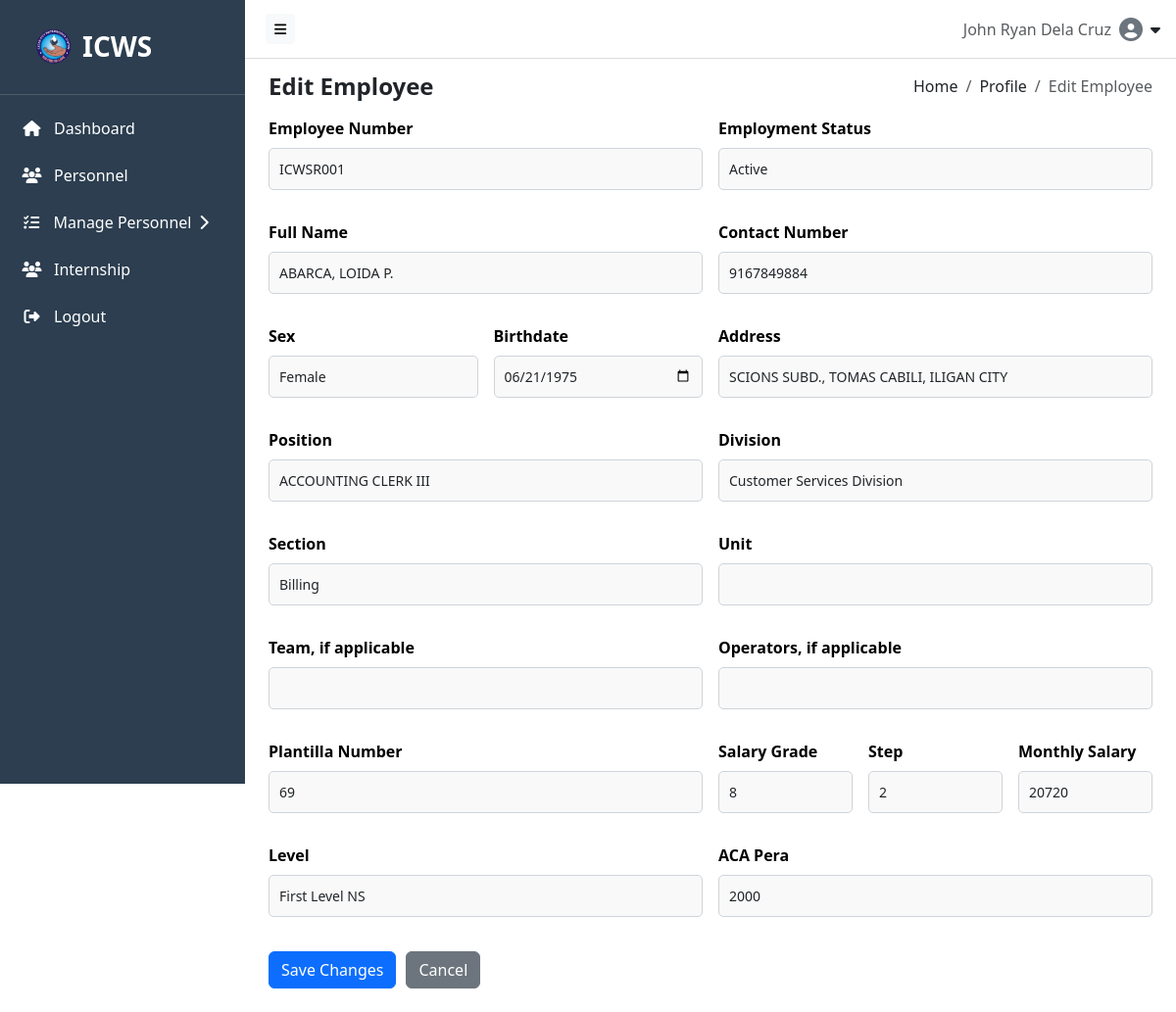
The app's page /src/components/edit_regular.php?Emp_No=ICWSR001 (signed in) with its own data.
### tables this page shows
CREATE TABLE `reg_emp` (
  `regEmp_id` int(5) NOT NULL,
  `personnel_id` int(5) DEFAULT NULL,
  `salary_id` int(5) DEFAULT NULL,
  `plantillaNo` int(5) DEFAULT NULL,
  `acaPera` float(10,2) DEFAULT NULL,
  `createdAt` timestamp NOT NULL DEFAULT current_timestamp(),
  `updatedAt` timestamp NOT NULL DEFAULT current_timestamp() ON UPDATE current_timestamp()
);

CREATE TABLE `personnel` (
  `personnel_id` int(5) NOT NULL,
  `Emp_No` varchar(100) NOT NULL,
  `emp_type` enum('Regular','Job Order','Contract') NOT NULL,
  `emp_status` enum('Active','Inactive') NOT NULL,
  `full_name` varchar(255) DEFAULT NULL,
  `position` varchar(255) DEFAULT NULL,
  `unit` varchar(100) NOT NULL,
  `section` varchar(100) NOT NULL,
  `team` varchar(255) NOT NULL,
  `operator` varchar(255) NOT NULL,
  `division` varchar(255) DEFAULT NULL,
  `contact_number` bigint(11) DEFAULT NULL,
  `sex` enum('Male','Female') DEFAULT NULL,
  `birthdate` date DEFAULT NULL,
  `address` varchar(255) DEFAULT NULL,
  `profile_picture` varchar(255) NOT NULL,
  `createdAt` timestamp NOT NULL DEFAULT current_timestamp() ON UPDATE current_timestamp(),
  `updatedAt` timestamp NOT NULL DEFAULT current_timestamp() ON UPDATE current_timestamp()
);

CREATE TABLE `salary` (
  `salary_id` int(5) NOT NULL,
  `personnel_id` int(5) DEFAULT NULL,
  `salaryGrade` bigint(20) DEFAULT NULL,
  `step` bigint(10) DEFAULT NULL,
  `level` varchar(255) DEFAULT NULL,
  `monthlySalary` float(10,2) NOT NULL,
  `createdAt` timestamp NOT NULL DEFAULT current_timestamp() ON UPDATE current_timestamp(),
  `updatedAt` timestamp NOT NULL DEFAULT current_timestamp() ON UPDATE current_timestamp()
);

### src/components/ideas/salary.php (called while the page is built, shortened)
<?php
enum Level: string {
    public static function getDescription(self $level): string {
        $descriptions = [
            self::FirstLevelNS->value => 'First Level NS',
            self::SecondLevelNS->value => 'Second Level NS',
            self::SecondLevelS->value => 'Second Level S',
            self::SecondLevelM->value => 'Second Level M',
            self::ThirdLevelCES->value => 'Third Level CES',
        ];
        return $descriptions[$level->value] ?? 'Unknown Level';
    }
}
function getLevelData(): array {
    return [
        1 => Level::getDescription(Level::FirstLevelNS),
        2 => Level::getDescription(Level::SecondLevelNS),
        3 => Level::getDescription(Level::SecondLevelS),
        4 => Level::getDescription(Level::SecondLevelM),
        5 => Level::getDescription(Level::ThirdLevelCES),
    ];
}
?>

### src/components/edit_regular.php (the view, shortened to what this page needs)
<?php
include_once __DIR__ . '/../../backend/db.php';
include_once __DIR__ . '/ideas/salary.php';
$jsLevelData = getLevelData();
$emp_no = $_GET['Emp_No'] ?? null;
$query = $conn->prepare("
    SELECT
        p.personnel_id, p.Emp_No, p.full_name, p.sex, p.birthdate, p.position, p.section, p.unit, p.team, p.operator, p.division, p.emp_status, p.contact_number, p.address, p.emp_status,
        r.plantillaNo, r.acaPera, r.salary_id,
        s.salaryGrade, s.step, s.monthlySalary, s.level
        FROM personnel p
    LEFT JOIN reg_emp r ON p.personnel_id = r.personnel_id
    LEFT JOIN salary s ON r.salary_id = s.salary_id
    WHERE p.Emp_No = ?
");
$query->bind_param("s", $emp_no);
if (!$query->execute()) {
    die("<div class='alert alert-danger'>Query execution failed: {$query->error}</div>");
}
$result = $query->get_result();
$employee = $result->fetch_assoc();
if (class_exists('Division')) {
  foreach (Division::cases() as $division) {
    $jsDivisionData[] = $division->value;
  }
} else {
  die("<div class='alert alert-danger'>Error: Division class not found in division.php.</div>");
}
?>
<!DOCTYPE html>
<html lang="en">
<head>
    <link rel="stylesheet" href="https://cdn.jsdelivr.net/npm/bootstrap@5.3.0/dist/css/bootstrap.min.css">
    <link rel="stylesheet" href="https://cdnjs.cloudflare.com/ajax/libs/font-awesome/6.4.0/css/all.min.css">
</head>
<body>
<?php include __DIR__ . '/../hero/navbar.php'; ?>
<?php include __DIR__ . '/../hero/sidebar.php'; ?>
<div class="content" id="content">
    <div class="d-flex justify-content-between align-items-center flex-wrap mb-3">
        <h4 class="mb-0" style="font-weight: bold;">Edit Employee</h4>
        <nav aria-label="breadcrumb">
            <ol class="breadcrumb mb-0">
                <li class="breadcrumb-item"><a class="breadcrumb-link" href="http://localhost/ICWS-Personnel-Profiling/src/hero/home.php">Home</a></li>
                <li class="breadcrumb-item"><a class="breadcrumb-link" href="http://localhost/ICWS-Personnel-Profiling/src/components/profile.php?Emp_No=<?php echo htmlspecialchars($emp_no); ?>">Profile</a></li>
                <li class="breadcrumb-item active" aria-current="page">Edit Employee</li>
            </ol>
        </nav>
    </div>
    <form method="POST">
        <div class="row g-3">
            <div class="col-md-6">
                <label for="Emp_No" class="form-label">Employee Number</label>
                <input type="text" class="form-control" id="Emp_No" name="Emp_No" value="<?php echo htmlspecialchars($employee['Emp_No']); ?>" required>
            </div>
            <div class="col-md-6">
                <label for="emp_status" class="form-label">Employment Status</label>
                <select class="form-control" id="emp_status" name="emp_status" required>
                    <option value="Active" <?php echo ($employee['emp_status'] === 'Active') ? 'selected' : ''; ?>>Active</option>
                </select>
            </div>
            <div class="col-md-6">
                <label for="full_name" class="form-label">Full Name</label>
                <input type="text" class="form-control" id="full_name" name="full_name" value="<?php echo htmlspecialchars($employee['full_name']); ?>" required>
            </div>
            <div class="col-md-6">
                <label for="contact_number" class="form-label">Contact Number</label>
                <input type="text" class="form-control" id="contact_number" name="contact_number" value="<?php echo htmlspecialchars($employee['contact_number']); ?>" maxlength="10">
            </div>
            <div class="col-md-3">
                <label for="sex" class="form-label">Sex</label>
                <select class="form-control" id="sex" name="sex" required>
                    <option value="Female" <?php echo ($employee['sex'] === 'Female') ? 'selected' : ''; ?>>Female</option>
                </select>
            </div>
            <div class="col-md-3">
                <label for="birthdate" class="form-label">Birthdate</label>
                <input type="date" class="form-control" id="birthdate" name="birthdate" value="<?php echo htmlspecialchars($employee['birthdate']); ?>">
            </div>
            <div class="col-md-6">
                <label for="address" class="form-label">Address</label>
                <input type="text" class="form-control" id="address" name="address" value="<?php echo htmlspecialchars($employee['address']); ?>">
            </div>
            <div class="col-md-6">
            <label for="position" class="form-label">Position</label>
              <input type="text" class="form-control" id="position" name="position" value="<?php echo htmlspecialchars($employee['position']); ?>">
            </div>
            <div class="col-md-6">
            <label for="division" class="form-label">Division</label>
              <select class="form-control" id="division" name="division">
              <?php
              foreach ($jsDivisionData as $division) {
                $selected = ($employee['division'] === $division) ? 'selected' : '';
                echo "<option value=\"{$division}\" $selected>{$division}</option>";
              }
              ?>
              </select>
            </div>
            <div class="col-md-6">
                <label for="section" class="form-label">Section</label>
                <input type="text" class="form-control" id="section" name="section" value="<?php echo htmlspecialchars($employee['section']); ?>">
            </div>
            <div class="col-md-6">
                <label for="unit" class="form-label">Unit</label>
                <input type="text" class="form-control" id="unit" name="unit" value="<?php echo htmlspecialchars($employee['unit']); ?>">
            </div>
            <div class="col-md-6">
                <label for="team" class="form-label">Team, if applicable</label>
                <input type="text" class="form-control" id="team" name="team" value="<?php echo htmlspecialchars($employee['team']); ?>">
            </div>
            <div class="col-md-6">
                <label for="operations" class="form-label">Operators, if applicable</label>
                <input type="text" class="form-control" id="operations" name="operations" value="<?php echo htmlspecialchars($employee['operator']); ?>">
            </div>
            <div class="col-md-6">
                <label for="plantillaNo" class="form-label">Plantilla Number</label>
                <input type="text" class="form-control" id="plantillaNo" name="plantillaNo" value="<?php echo htmlspecialchars($employee['plantillaNo']); ?>" required>
            </div>
            <div class="col-md-2">
                <label for="salaryGrade" class="form-label">Salary Grade</label>
                <input type="text" class="form-control" id="salaryGrade" name="salaryGrade" value="<?php echo htmlspecialchars($employee['salaryGrade']); ?>">
            </div>
            <div class="col-md-2">
                <label for="step" class="form-label">Step</label>
                <input type="text" class="form-control" id="step" name="step" value="<?php echo htmlspecialchars($employee['step']); ?>">
            </div>
            <div class="col-md-2">
                <label for="monthlySalary" class="form-label">Monthly Salary</label>
                <input type="text" class="form-control" id="monthlySalary" name="monthlySalary" value="<?php echo htmlspecialchars($employee['monthlySalary']); ?>">
            </div>
            <div class="col-md-6">
                <label for="level" class="form-label">Level</label>
                <select class="form-control" id="level" name="level">
                    <?php
                    foreach ($jsLevelData as $levelKey => $levelLabel) {
                        $selected = ($employee['level'] == $levelKey) ? 'selected' : '';
                        echo "<option value=\"$levelKey\" $selected>$levelLabel</option>";
                    }
                    ?>
                </select>
            </div>
            <div class="col-md-6">
                <label for="aca_pera" class="form-label">ACA Pera</label>
                <input type="text" class="form-control" id="aca_pera" name="aca_pera" value="<?php echo htmlspecialchars($employee['acaPera']); ?>">
            </div>
        </div>
        <div class="form-action-buttons">
            <button type="submit" class="btn btn-primary">Save Changes</button>
            <a href="javascript:history.back()" class="btn btn-secondary">Cancel</a>
        </div>
    </form>
</div>
</body>
</html>

### src/components/edit_regular.php (style rules this page uses)
input.form-control, select.form-control { border: 1px solid #ced4da; border-radius: 5px; padding: 10px; font-size: 14px; background-color: #f9f9f9; }
label.form-label { font-weight: bold; color: #000; }
.form-action-buttons { display: flex; gap: 10px; margin-top: 20px; justify-content: flex-start; }
.row.g-3 > .col-md-6, .row.g-3 > .col-md-3 { margin-bottom: 15px; }
.breadcrumb-link { color: inherit; text-decoration: none; transition: color 0.2s ease; }

### src/hero/navbar.php (style rules this page uses)
#content { margin-left: 250px; transition: margin-left 0.3s ease; padding: 1.5rem; margin-top: 50px }

### records on screen
reg_emp: Emp_No "ICWSR001", full_name "ABARCA, LOIDA P.", contact_number "9167849884", birthdate "06/21/1975", address "SCIONS SUBD., TOMAS CABILI, ILIGAN CITY", position "ACCOUNTING CLERK III", section "Billing", plantillaNo "69", salaryGrade "8", step "2", monthlySalary "20720", aca_pera "2000"
personnel: emp_status "Active", sex "Female"

### other values on screen
$fullName "John Ryan Dela Cruz"
form field division "Customer Services Division"
form field level "First Level NS"
